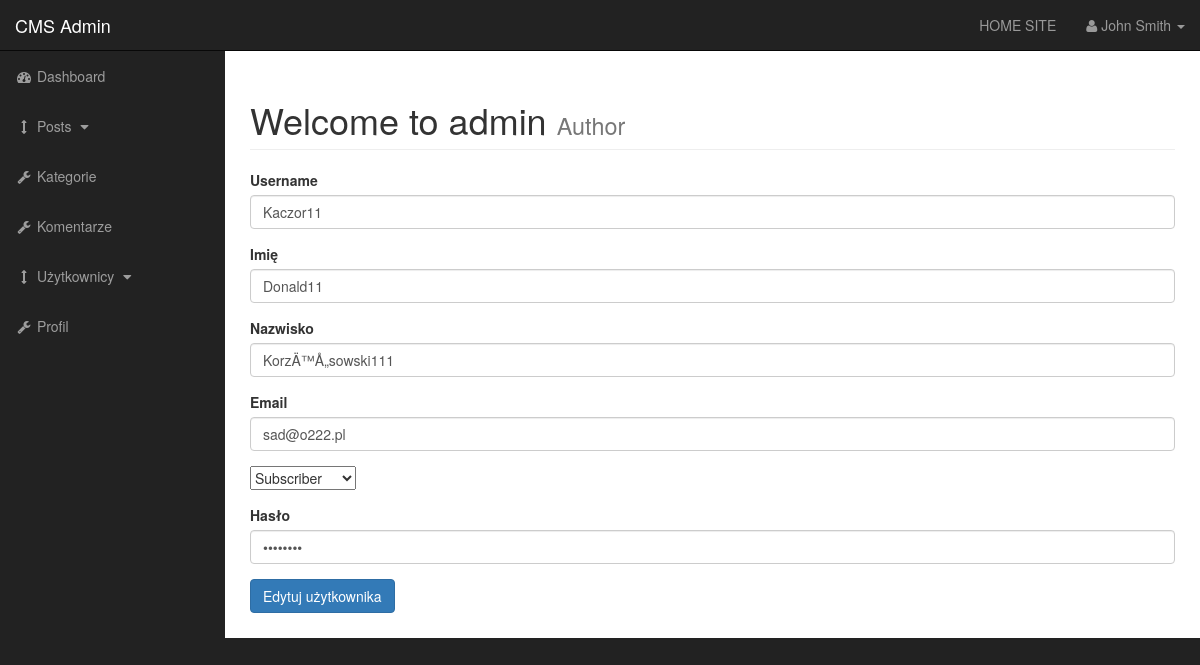
/admin/users.php?source=edit_user&edit_user=7, run on an earlier commit of the app's database.
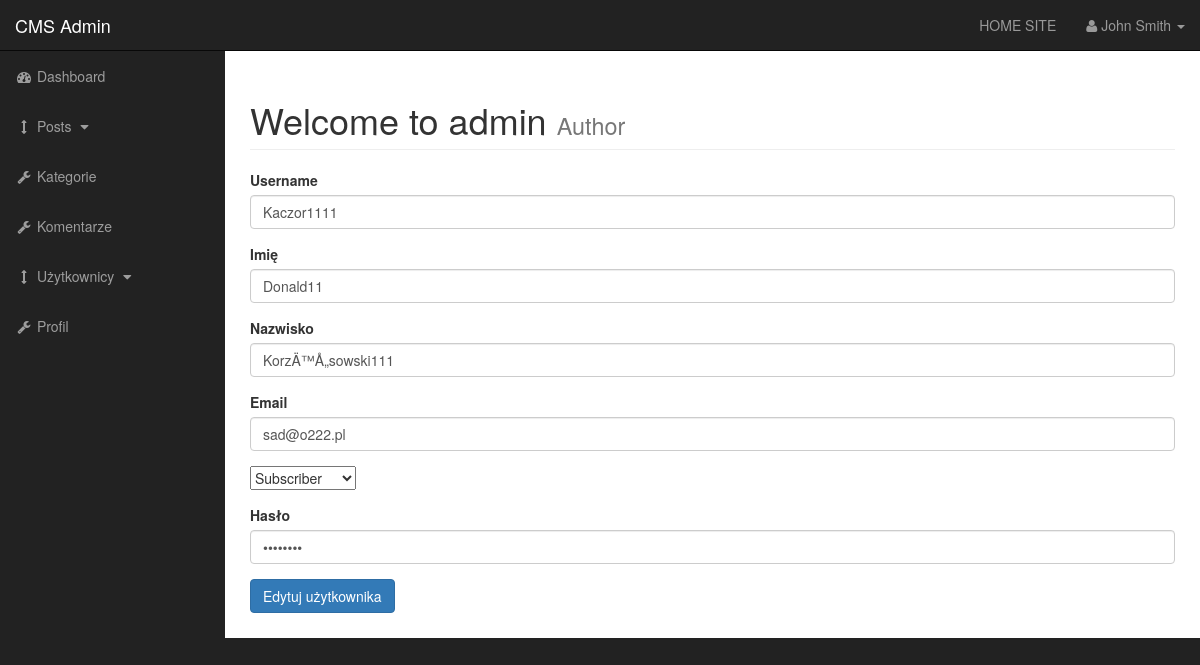
And on a later commit of the database.
### tables this page shows
CREATE TABLE `users` (
  `user_id` int(3) NOT NULL,
  `user_username` varchar(255) NOT NULL,
  `user_password` varchar(255) NOT NULL,
  `user_firstname` varchar(255) NOT NULL,
  `user_lastname` varchar(255) NOT NULL,
  `user_email` varchar(255) NOT NULL,
  `user_image` text NOT NULL,
  `user_role` varchar(255) NOT NULL,
  `user_randSalt` varchar(255) NOT NULL
);

### admin/includes/edit_user.php (the view, shortened to what this page needs)
<?php
if(isset($_GET['edit_user'])){
$the_user_id=$_GET['edit_user'];
                    global $connection;
                    $query = "SELECT * FROM users where user_id=$the_user_id";
                    $select_user_by_id = mysqli_query($connection,$query);
                    while($row = mysqli_fetch_assoc($select_user_by_id)) {
                    $user_firstname = $row ['user_firstname'];
                    $user_lastname = $row ['user_lastname'];
                    $user_role = $row ['user_role'];
                    $user_username = $row ['user_username'];
                    $user_email = $row ['user_email'];
                    $user_password = $row ['user_password'];
                    }
}
?>
<form action="" method="post" enctype="multipart/form-data">
<div class="form-group">
<label for="post_title">Username</label>
<input type="text" value="<?php echo $user_username; ?>" class="form-control" name="user_username">
</div>
<div class="form-group">
<label for="post_title">Imię</label>
<input type="text" value="<?php echo $user_firstname; ?>" class="form-control" name="user_firstname">
</div>
 <div class="form-group">
<label for="post_title">Nazwisko</label>
<input type="text" value="<?php echo $user_lastname; ?>"  class="form-control" name="user_lastname">
</div>
<div class="form-group">
<label for="post_title">Email</label>
<input type="email"  value="<?php echo $user_email; ?>"  class="form-control" name="user_email">
</div>
<div class="form-group">
<select name='user_role' id=''>
    <?php
    if($user_role==Subscriber){
    echo "<option value='Subscriber' selected>Subscriber</option>";
    }else{
    echo "<option value='Subscriber'>Subscriber</option>";
    }
    ?>
</select>
</div>
 <div class="form-group">
<label for="post_title">Hasło</label>
<input type="password"  value="<?php echo $user_password; ?>"  class="form-control" name="user_password">
</div>
<div class="form-group">
<input type="submit" class="btn btn-primary" name="edit_user" value="Edytuj użytkownika">
</div>
</form>

What changed in the data, as far as the page shows it:
changed users "Donald11": user_username "Kaczor11" → "Kaczor1111"
